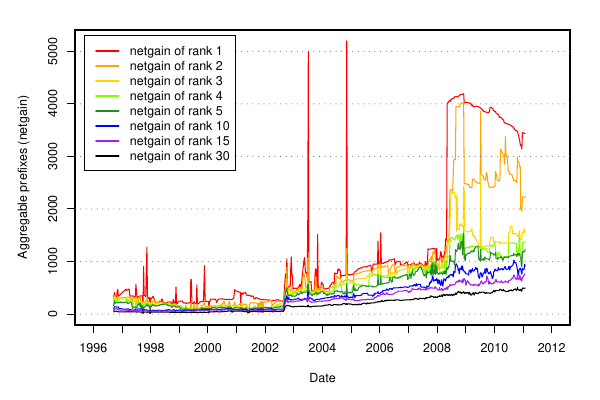

Write the R code that produced this figure.
acr_netgain_time <- read.csv("acr_netgain_time.csv")
acr_netgain_time$date = as.Date(acr_netgain_time$date)

lwd=2
cex=0.75

plot_netgain_time <- function() {
    par(cex=cex)
    par(mar=c(5,5,2,2))
    ylims=c(0, max(acr_netgain_time$rank0))
    xlims = c(
        as.Date(paste(c('19',
            as.POSIXlt(min(acr_netgain_time$date))$year, '-01-01'),
            collapse='')),
        as.Date(paste(c('20',
            (as.POSIXlt(max(acr_netgain_time$date))$year+1)%%100,
            '-01-01'), collapse=''))
        )
    plot(
        x=acr_netgain_time$date,
        y=acr_netgain_time$rank0,
        main="",
        xlab="Date",
        ylab="Aggregable prefixes (netgain)",
        xaxt='n',
        xlim=xlims,
        ylim=ylims,
        type='l',
        col='red'
        )
    par(new=T)
    plot(
        x=acr_netgain_time$date,
        y=acr_netgain_time$rank1,
        main="",
        xlab="",
        ylab="",
        xaxt='n',
        yaxt='n',
        xlim=xlims,
        ylim=ylims,
        type='l',
        col='orange'
        )
    par(new=T)
    plot(
        x=acr_netgain_time$date,
        y=acr_netgain_time$rank2,
        main="",
        xlab="",
        ylab="",
        xaxt='n',
        yaxt='n',
        xlim=xlims,
        ylim=ylims,
        type='l',
        col='gold'
        )
    par(new=T)
    plot(
        x=acr_netgain_time$date,
        y=acr_netgain_time$rank3,
        main="",
        xlab="",
        ylab="",
        xaxt='n',
        yaxt='n',
        xlim=xlims,
        ylim=ylims,
        type='l',
        col='chartreuse'
        )
    par(new=T)
    plot(
        x=acr_netgain_time$date,
        y=acr_netgain_time$rank4,
        main="",
        xlab="",
        ylab="",
        xaxt='n',
        yaxt='n',
        xlim=xlims,
        ylim=ylims,
        type='l',
        col='forestgreen'
        )
    par(new=T)
    plot(
        x=acr_netgain_time$date,
        y=acr_netgain_time$rank9,
        main="",
        xlab="",
        ylab="",
        xaxt='n',
        yaxt='n',
        xlim=xlims,
        ylim=ylims,
        type='l',
        col='blue'
        )
    par(new=T)
    plot(
        x=acr_netgain_time$date,
        y=acr_netgain_time$rank14,
        main="",
        xlab="",
        ylab="",
        xaxt='n',
        yaxt='n',
        xlim=xlims,
        ylim=ylims,
        type='l',
        col='purple'
        )
    par(new=T)
    plot(
        x=acr_netgain_time$date,
        y=acr_netgain_time$rank29,
        main="",
        xlab="",
        ylab="",
        xaxt='n',
        yaxt='n',
        xlim=xlims,
        ylim=ylims,
        type='l',
        col='black'
        )
    axis.Date(1, at=seq(min(xlims), max(xlims), "1 years"))
    grid(nx=NA, ny=NULL, col='grey40')
    legend(
        'topleft',
        c("netgain of rank 1",
        "netgain of rank 2",
        "netgain of rank 3",
        "netgain of rank 4",
        "netgain of rank 5",
        "netgain of rank 10",
        "netgain of rank 15",
        "netgain of rank 30"),
        col=c('red','orange','gold','chartreuse','forestgreen',
        'blue','purple','black'),
        lty=rep(1,8),
        lwd=2:2,
        bg="white",
        inset=0.02)
}

plot_netgain_time_min <- function() {
    par(cex=cex)
    par(mar=c(5,5,2,2))
    ylims=c(0, max(acr_netgain_time$rank29))
    xlims = c(
        as.Date(paste(c('19',
            as.POSIXlt(min(acr_netgain_time$date))$year, '-01-01'),
            collapse='')),
        as.Date(paste(c('20',
            (as.POSIXlt(max(acr_netgain_time$date))$year+1)%%100,
            '-01-01'), collapse=''))
        )
    plot(
        x=acr_netgain_time$date,
        y=acr_netgain_time$rank29,
        main="",
        xlab="Date",
        ylab="Aggregable prefixes (netgain)",
        xaxt='n',
        xlim=xlims,
        ylim=ylims,
        type='l',
        col='black'
        )
    axis.Date(1, at=seq(min(xlims), max(xlims), "1 years"))
    grid(nx=NA, ny=NULL, col='grey40')
}

pdf_netgain_time <- function() {
    pdf("acr_netgain_time.pdf", width=6, height=4)
    plot_netgain_time()
    dev.off()
}

pdf_netgain_time_min <- function() {
    pdf("acr_netgain_time_min.pdf", width=6, height=3)
    plot_netgain_time_min()
    dev.off()
}

pdf_all <- function() {
    pdf_netgain_time()
    pdf_netgain_time_min()
}
